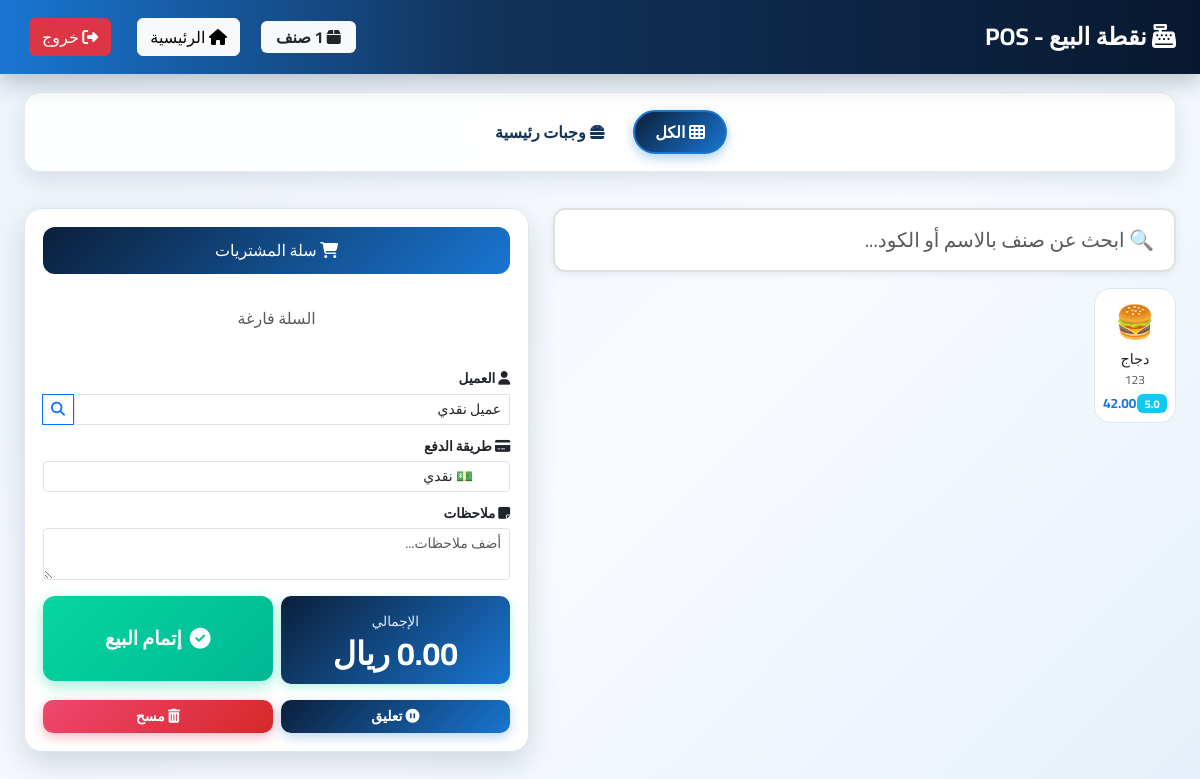
/sales (signed in), run on the app's committed database.
### app.py (models this page shows)
class Item(db.Model):
    __tablename__ = 'items'
    id = db.Column(db.Integer, primary_key=True)
    item_code = db.Column(db.String(50), unique=True, nullable=False)
    item_name = db.Column(db.String(100), nullable=False)
    quantity = db.Column(db.Float, default=0)
    min_quantity = db.Column(db.Float, default=5, nullable=False)
    price = db.Column(db.Float, nullable=False)
    category = db.Column(db.String(50))
    description = db.Column(db.Text)
    created_at = db.Column(db.DateTime, default=datetime.utcnow)

### app.py (the view)
@app.route('/sales')
@login_required
def sales():
    items_list = Item.query.filter(Item.quantity > 0).all()
    customers_list = Customer.query.all()
    categories = {}
    for item in items_list:
        category = item.category if item.category else 'غير مصنف'
        if category not in categories:
            categories[category] = []
        categories[category].append(item)
    return render_template('sales.html', items=items_list, customers=customers_list, categories=categories)

### app.py (called while the page is built)
@login_manager.user_loader
def load_user(user_id):
    return db.session.get(User, int(user_id))

### templates/sales.html (shortened to what this page needs)
<!DOCTYPE html>
<html lang="ar" dir="rtl">
<head>
    <link href="https://cdn.jsdelivr.net/npm/bootstrap@5.3.2/dist/css/bootstrap.min.css" rel="stylesheet">
    <link rel="stylesheet" href="https://cdnjs.cloudflare.com/ajax/libs/font-awesome/6.4.2/css/all.min.css">
</head>
<body>
    <div class="top-bar">
        <div class="d-flex justify-content-between align-items-center">
            <div>
                <h4><i class="fas fa-cash-register"></i> نقطة البيع - POS</h4>
            </div>
            <div class="d-flex align-items-center gap-3">
                <span class="badge bg-light text-dark" style="font-size: 1rem; padding: 8px 15px;">
                    <i class="fas fa-box"></i> {{ items|length }} صنف
                </span>
                <button class="btn btn-light" onclick="window.location.href='{{ url_for('index') }}'">
                    <i class="fas fa-home"></i> الرئيسية
                </button>
                <button class="btn btn-danger" onclick="window.location.href='{{ url_for('logout') }}'">
                    <i class="fas fa-sign-out-alt"></i> خروج
                </button>
            </div>
        </div>
    </div>
    <div class="category-tabs">
        <div class="d-flex flex-wrap justify-content-center">
            <button class="btn btn-category active" onclick="filterCategory('all')" data-category="all">
                <i class="fas fa-th"></i> الكل
            </button>
            {% for category in categories.keys()|sort %}
            <button class="btn btn-category" onclick="filterCategory('{{ category }}')" data-category="{{ category }}">
                {% if category == 'وجبات رئيسية' %}
                    <i class="fas fa-hamburger"></i>
                {% elif category == 'مشروبات' %}
                    <i class="fas fa-coffee"></i>
                {% elif category == 'بيتزا' %}
                    <i class="fas fa-pizza-slice"></i>
                {% elif category == 'سلطات' %}
                    <i class="fas fa-salad"></i>
                {% elif category == 'مقبلات' %}
                    <i class="fas fa-cheese"></i>
                {% elif category == 'حلويات' %}
                    <i class="fas fa-ice-cream"></i>
                {% else %}
                    <i class="fas fa-utensils"></i>
                {% endif %}
                {{ category }}
            </button>
            {% endfor %}
        </div>
    </div>
    <div class="container-fluid px-4 py-3">
        <div class="row">
            <div class="mb-3 order-lg-2 order-2" style="flex: 0 0 45%; max-width: 45%;">
                <div class="cart-section">
                    <div class="cart-header">
                        <h5 class="mb-0"><i class="fas fa-shopping-cart"></i> سلة المشتريات</h5>
                    </div>
                    <div style="max-height: 250px; overflow-y: auto; margin-bottom: 15px;" id="cartItemsContainer">
                        <div id="cartItems" class="text-center text-muted" style="padding: 20px;">
                            السلة فارغة
                        </div>
                    </div>
                    <div class="mb-2">
                        <label class="form-label fw-bold" style="font-size: 0.85rem; margin-bottom: 5px;"><i class="fas fa-user"></i> العميل</label>
                        <div class="input-group input-group-sm">
                            <input type="text" class="form-control" id="selectedCustomerName" value="عميل نقدي" readonly style="background: white; border: 1px solid #dee2e6;">
                            <button class="btn btn-outline-primary" type="button" onclick="openCustomerModal()">
                                <i class="fas fa-search"></i>
                            </button>
                        </div>
                    </div>
                    <div class="mb-2">
                        <label class="form-label fw-bold" style="font-size: 0.85rem; margin-bottom: 5px;"><i class="fas fa-credit-card"></i> طريقة الدفع</label>
                        <select class="form-select form-select-sm" id="paymentMethod" style="background: white; border: 1px solid #dee2e6;">
                            <option value="cash">💵 نقدي</option>
                        </select>
                    </div>
                    <div class="mb-2">
                        <label class="form-label fw-bold" style="font-size: 0.85rem; margin-bottom: 5px;"><i class="fas fa-sticky-note"></i> ملاحظات</label>
                        <textarea class="form-control form-control-sm" id="notes" rows="2" placeholder="أضف ملاحظات..." style="background: white; border: 1px solid #dee2e6;"></textarea>
                    </div>
                    <div class="row g-2 mt-2">
                        <div class="col-6">
                            <div class="total-section" style="min-height: 85px;">
                                <div style="font-size: 0.85rem; opacity: 0.9; margin-bottom: 5px;">الإجمالي</div>
                                <div id="totalAmount" style="font-size: 2rem; font-weight: 700; line-height: 1;">0.00 ريال</div>
                            </div>
                        </div>
                        <div class="col-6">
                            <button class="btn btn-complete w-100" onclick="completeSale()" style="min-height: 85px; font-size: 1.2rem; font-weight: 700; display: flex; align-items: center; justify-content: center; padding: 15px;">
                                <i class="fas fa-check-circle" style="margin-left: 8px; font-size: 1.3rem;"></i> إتمام البيع
                            </button>
                        </div>
                    </div>
                    <div class="row g-2 mt-2">
                        <div class="col-6">
                            <button class="btn btn-hold btn-sm w-100" onclick="holdInvoice()" style="padding: 6px;">
                                <i class="fas fa-pause-circle"></i> تعليق
                            </button>
                        </div>
                        <div class="col-6">
                            <button class="btn btn-clear btn-sm w-100" onclick="clearCart()" style="padding: 6px;">
                                <i class="fas fa-trash-alt"></i> مسح
                            </button>
                        </div>
                    </div>
                </div>
            </div>
            <div class="mb-3 order-lg-1 order-1" style="flex: 0 0 55%; max-width: 55%;">
                <div class="mb-3">
                    <input type="text" id="searchItems" class="form-control form-control-lg" placeholder="🔍 ابحث عن صنف بالاسم أو الكود..." style="background: white; border: 2px solid #e0e0e0; border-radius: 12px; padding: 15px 20px; box-shadow: 0 2px 8px rgba(0,0,0,0.08);">
                </div>
                <div style="max-height: calc(100vh - 250px); overflow-y: auto; padding-left: 10px;">
                    <div class="row" id="itemsGrid">
                        {% for item in items %}
                        <div class="col-xl-2 col-lg-3 col-md-4 col-sm-6 mb-3 item-box" data-name="{{ item.item_name|lower }}" data-code="{{ item.item_code }}" data-category="{{ item.category if item.category else 'غير مصنف' }}">
                            <div class="card item-card" onclick="addToCart({{ item.id }}, '{{ item.item_name }}', {{ item.price }}, {{ item.quantity }})">
                                <div class="card-body text-center p-2">
                                    <div style="font-size: 2rem; margin-bottom: 5px;">
                                        {% if item.category == 'وجبات رئيسية' %}
                                            🍔
                                        {% elif item.category == 'مشروبات' %}
                                            ☕
                                        {% elif item.category == 'بيتزا' %}
                                            🍕
                                        {% elif item.category == 'سلطات' %}
                                            🥗
                                        {% elif item.category == 'مقبلات' %}
                                            🧀
                                        {% elif item.category == 'حلويات' %}
                                            🍨
                                        {% else %}
                                            📦
                                        {% endif %}
                                    </div>
                                    <h6 class="mb-1" style="font-size: 0.9rem;">{{ item.item_name }}</h6>
                                    <p class="text-muted mb-1" style="font-size: 0.75rem;">{{ item.item_code }}</p>
                                    <div class="d-flex justify-content-between align-items-center">
                                        <span class="badge bg-info" style="font-size: 0.7rem;">{{ item.quantity }}</span>
                                        <strong style="color: var(--primary-color); font-size: 0.85rem;">{{ "%.2f"|format(item.price) }}</strong>
                                    </div>
                                </div>
                            </div>
                        </div>
                        {% endfor %}
                    </div>
                </div>
            </div>
        </div>
    </div>
</body>
</html>

### templates/sales.html (style rules this page uses)
:root { --primary-color: #1976d2; --primary-gradient-start: #0b1f3a; --primary-gradient-end: #1976d2; --secondary-color: #0b1f3a; --success-color: #06D6A0; --danger-color: #EF476F; --warning-color: #f4b942; --dark-bg: #1a1a2e; --card-bg: #16213e; }
* { font-family: 'Cairo', sans-serif; }
body { background: linear-gradient(135deg, #edf3fa 0%, #f8fbff 55%, #e6f0fa 100%); margin: 0; padding: 0; overflow-x: hidden; min-height: 100vh; }
.top-bar { background: linear-gradient(270deg, #08182f 0%, #12335b 60%, #1976d2 100%); padding: 18px 24px; box-shadow: 0 8px 24px rgba(8, 24, 47, 0.25); position: sticky; top: 0; z-index: 1000; }
.top-bar h4 { margin: 0; color: white; font-weight: 700; }
.top-bar .btn { margin: 0 5px; }
.category-tabs { background: rgba(255, 255, 255, 0.92); padding: 14px 20px; box-shadow: 0 8px 22px rgba(8, 24, 47, 0.1); border: 1px solid #e2eaf4; border-radius: 16px; margin: 18px 24px 20px; }
.btn-category { background: #f4f7fb; color: #29415f; border: 1px solid #d8e3ef; font-weight: 600; padding: 12px 28px; border-radius: 10px; transition: all 0.3s; margin: 5px; }
.btn-category.active { background: linear-gradient(135deg, var(--primary-gradient-start) 0%, var(--primary-gradient-end) 100%); color: white; border-color: var(--primary-color); box-shadow: 0 6px 14px rgba(25, 118, 210, 0.3); }
.item-card { cursor: pointer; transition: all 0.3s; border: 1px solid #dce6f0; height: 100%; background: white; border-radius: 16px; overflow: hidden; }
.cart-section { background: white; border-radius: 18px; padding: 18px; box-shadow: 0 12px 30px rgba(8, 24, 47, 0.15); position: sticky; top: 80px; max-height: calc(100vh - 100px); overflow-y: auto; border: 1px solid #dce6f0; }
.cart-header { background: linear-gradient(135deg, #0b1f3a 0%, #1976d2 100%); color: white; padding: 14px; border-radius: 12px; margin-bottom: 12px; text-align: center; }
.cart-header h5 { font-size: 1rem; margin: 0; }
.total-section { background: linear-gradient(135deg, #0b1f3a 0%, #1976d2 100%); padding: 15px; border-radius: 10px; color: white; box-shadow: 0 3px 10px rgba(6, 214, 160, 0.3); display: flex; flex-direction: column; justify-content: center; align-items: center; }
.btn-complete { background: linear-gradient(135deg, #06D6A0 0%, #00B894 100%); border: none; color: white; font-weight: 700; padding: 15px; font-size: 1.2rem; border-radius: 12px; box-shadow: 0 5px 15px rgba(6, 214, 160, 0.4); transition: all 0.3s; }
.btn-hold { background: linear-gradient(135deg, var(--primary-gradient-start) 0%, var(--primary-gradient-end) 100%); border: none; color: white; font-weight: 600; padding: 12px; border-radius: 10px; box-shadow: 0 4px 12px rgba(25, 118, 210, 0.3); }
.btn-clear { background: linear-gradient(135deg, #EF476F 0%, #D62828 100%); border: none; color: white; font-weight: 600; padding: 12px; border-radius: 10px; box-shadow: 0 4px 12px rgba(239, 71, 111, 0.4); }
.item-box { cursor: pointer; transition: all 0.3s; }
.btn-category { background: white; color: #12335b; border: 2px solid white; font-weight: 600; padding: 8px 20px; border-radius: 25px; transition: all 0.3s; margin: 3px; }
.btn-category.active { background: linear-gradient(135deg, var(--primary-gradient-start) 0%, var(--primary-gradient-end) 100%); color: white; border-color: var(--primary-color); box-shadow: 0 4px 12px rgba(25, 118, 210, 0.35); }
.category-tabs { position: sticky; top: 0; z-index: 10; }

### data on the page
Item: category "وجبات رئيسية", item_name "دجاج", item_code "123", quantity "5.0", price "42.00"

### other printed values
{{ items|length }} "1"
